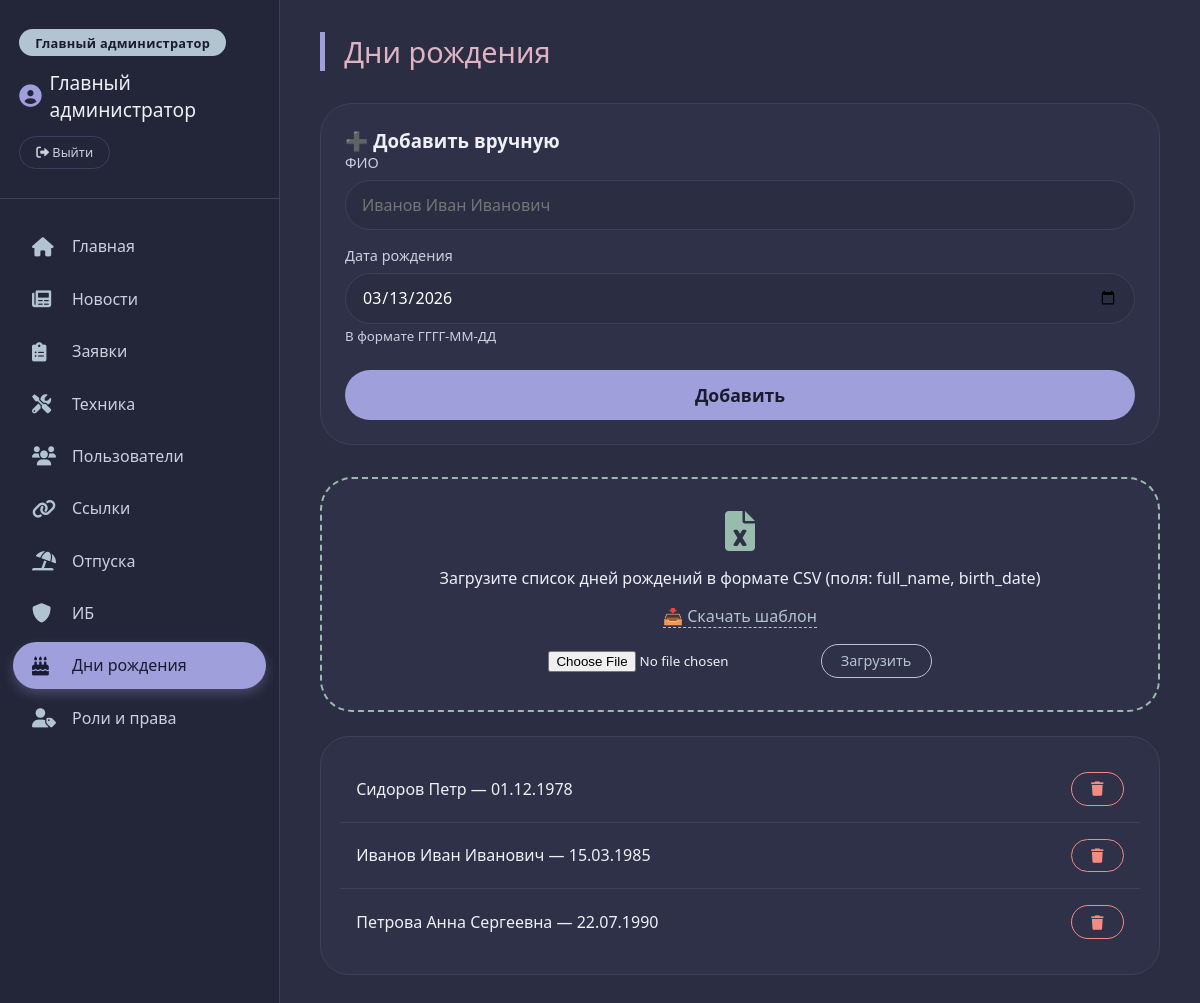
The app's page /main.php?page=birthdays (signed in) with its own data.
### tables this page shows
CREATE TABLE birthdays (
        id INTEGER PRIMARY KEY AUTOINCREMENT,
        full_name TEXT NOT NULL,
        birth_date DATE NOT NULL
    );

### config.php (called while the page is built, shortened)
<?php
function hasPermission($pdo, $permission_name) {
    $userId = $_SESSION['user_id'];
    $sql = "SELECT COUNT(*) FROM users u
            JOIN role_permissions rp ON u.role_id = rp.role_id
            JOIN permissions p ON rp.permission_id = p.id
            WHERE u.id = :user_id AND p.name = :perm";
    $stmt = $pdo->prepare($sql);
    $stmt->execute(['user_id' => $userId, 'perm' => $permission_name]);
    return $stmt->fetchColumn() > 0;
}

### pages/birthdays.php (the view, shortened to what this page needs)
<?php
require_once __DIR__ . '/../config.php';
$page = max(1, (int)($_GET['p'] ?? 1));
$perPage = 30;
$offset = ($page - 1) * $perPage;
$stmt = $pdo->prepare("SELECT * FROM birthdays ORDER BY birth_date LIMIT ? OFFSET ?");
$stmt->bindValue(1, $perPage, PDO::PARAM_INT);
$stmt->bindValue(2, $offset, PDO::PARAM_INT);
$stmt->execute();
$birthdays = $stmt->fetchAll();
?>
<h2 class="section-title">Дни рождения</h2>
<?php if (hasPermission($pdo, 'add_birthday')): ?>
<div class="form-container">
    <h3>➕ Добавить вручную</h3>
    <form action="handlers/add_birthday.php" method="post">
        <div class="form-group">
            <label>ФИО</label>
            <input type="text" name="full_name" required placeholder="Иванов Иван Иванович">
        </div>
        <div class="form-group">
            <label>Дата рождения</label>
            <input type="date" name="birth_date" required value="<?= date('Y-m-d') ?>">
            <small style="color: var(--text-secondary);">В формате ГГГГ-ММ-ДД</small>
        </div>
        <button type="submit" class="btn-primary">Добавить</button>
    </form>
</div>
<?php endif; ?>
<?php if (hasPermission($pdo, 'add_birthday')): ?>
<div class="excel-upload">
    <i class="fas fa-file-excel" style="font-size: 2.5rem;"></i>
    <p>Загрузите список дней рождений в формате CSV (поля: full_name, birth_date)</p>
    <a href="/portal/templates/birthday_template.csv" class="btn-template" download>📥 Скачать шаблон</a>
    <form action="handlers/upload_birthdays.php" method="post" enctype="multipart/form-data">
        <input type="file" name="birthday_file" accept=".csv" required>
        <button type="submit" class="btn-upload">Загрузить</button>
    </form>
</div>
<?php endif; ?>
<div class="item-list">
    <?php foreach ($birthdays as $b): ?>
    <div class="item-row">
        <div>
            <?= htmlspecialchars($b['full_name']) ?> — <?= date('d.m.Y', strtotime($b['birth_date'])) ?>
        </div>
        <?php if (hasPermission($pdo, 'delete_birthday')): ?>
        <a href="handlers/delete_birthday.php?id=<?= $b['id'] ?>" class="btn-delete delete-confirm"><i class="fas fa-trash"></i></a>
        <?php endif; ?>
    </div>
    <?php endforeach; ?>
</div>

### style.css (style rules this page uses)
* { margin: 0; padding: 0; box-sizing: border-box; font-family: 'Segoe UI', Roboto, 'Helvetica Neue', sans-serif; }
:root { --bg-dark: #1a1b2e; --bg-sidebar: #232538; --bg-content: #2b2d42; --card-bg: #2f3149; --accent-pastel: #9f9fdb; --accent-soft: #b3c4d1; --accent-green: #99bbad; --accent-pink: #e0b3c2; --text-primary: #efeff5; --text-secondary: #cbd0dd; --border-subtle: #3d405b; --hover-light: #3d405b; --danger: #f28b82; --success: #9f9fdb; }
body { background-color: var(--bg-dark); color: var(--text-primary); height: 100vh; display: flex; align-items: center; justify-content: center; overflow: hidden; }
.btn-login, .btn-primary { width: 100%; padding: 0.9rem; background: var(--accent-pastel); color: #1a1b2e; font-weight: 600; border: none; border-radius: 3rem; font-size: 1.1rem; cursor: pointer; transition: 0.2s; margin-top: 1rem; }
.section-title { font-size: 1.8rem; font-weight: 300; margin-bottom: 2rem; color: var(--accent-pink); border-left: 5px solid var(--accent-pastel); padding-left: 1.2rem; }
.form-container { background: var(--card-bg); border-radius: 2rem; padding: 1.5rem; margin-bottom: 2rem; border: 1px solid var(--border-subtle); }
.form-group { margin-bottom: 1rem; }
.form-group label { display: block; margin-bottom: 0.5rem; color: var(--text-secondary); font-size: 0.9rem; }
.form-group input, .form-group select, .form-group textarea { width: 100%; padding: 0.8rem 1rem; background: var(--bg-content); border: 1px solid var(--border-subtle); border-radius: 3rem; color: white; font-size: 1rem; outline: none; }
.btn-primary { background: var(--accent-pastel); color: #1a1b2e; border: none; border-radius: 3rem; padding: 0.8rem 1.5rem; font-weight: 600; cursor: pointer; transition: 0.2s; margin-top: 0.5rem; }
.btn-edit, .btn-delete, .btn-take, .btn-comment, .btn-upload { background: none; border: 1px solid var(--accent-soft); color: var(--accent-soft); padding: 0.4rem 1.2rem; border-radius: 30px; cursor: pointer; transition: 0.2s; font-size: 0.9rem; text-decoration: none; display: inline-block; margin-left: 0.5rem; }
.btn-delete { border-color: var(--danger); color: var(--danger); }
.item-list { background: var(--card-bg); border-radius: 1.8rem; padding: 1.2rem; border: 1px solid var(--border-subtle); margin-bottom: 1.5rem; }
.item-row { display: flex; align-items: center; justify-content: space-between; padding: 1rem 1rem; border-bottom: 1px solid var(--border-subtle); flex-wrap: wrap; gap: 0.5rem; }
.item-row:last-child { border-bottom: none; }
.excel-upload { border: 2px dashed var(--accent-green); border-radius: 2rem; padding: 2rem; text-align: center; margin: 1.5rem 0; background: var(--card-bg); }
.excel-upload i { font-size: 2.5rem; color: var(--accent-green); margin-bottom: 1rem; }
.btn-template { display: inline-block; margin: 1rem; color: var(--accent-soft); text-decoration: none; border-bottom: 1px dashed var(--accent-soft); }
a { color: var(--accent-soft); text-decoration: none; }

### records on screen
birthdays: full_name "Сидоров Петр", birth_date "01.12.1978"
birthdays: full_name "Иванов Иван Иванович", birth_date "15.03.1985"
birthdays: full_name "Петрова Анна Сергеевна", birth_date "22.07.1990"

### other values on screen
$_SESSION['user_name'] "Главный администратор"
$name "Главная"
$name "Новости"
$name "Заявки"
$name "Техника"
$name "Пользователи"
$name "Ссылки"
$name "Отпуска"
$name "ИБ"
$name "Дни рождения"
$name "Роли и права"
